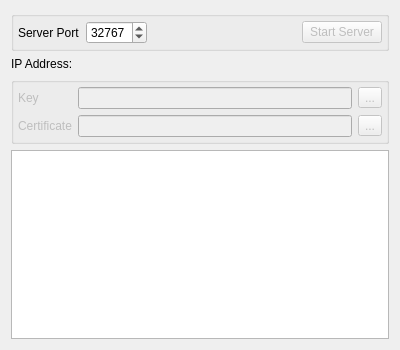
<?xml version="1.0" encoding="UTF-8"?>
<ui version="4.0">
 <class>Server</class>
 <widget class="QMainWindow" name="Server">
  <property name="geometry">
   <rect>
    <x>0</x>
    <y>0</y>
    <width>400</width>
    <height>350</height>
   </rect>
  </property>
  <property name="windowTitle">
   <string>QSsl Chat Server</string>
  </property>
  <widget class="QWidget" name="centralWidget">
   <layout class="QVBoxLayout" name="verticalLayout">
    <item>
     <widget class="QGroupBox" name="serverGroupBox">
      <layout class="QHBoxLayout" name="horizontalLayout">
       <property name="leftMargin">
        <number>4</number>
       </property>
       <property name="topMargin">
        <number>4</number>
       </property>
       <property name="rightMargin">
        <number>4</number>
       </property>
       <property name="bottomMargin">
        <number>4</number>
       </property>
       <item>
        <widget class="QLabel" name="portLabel">
         <property name="text">
          <string>Server Port</string>
         </property>
        </widget>
       </item>
       <item>
        <widget class="QSpinBox" name="portSpinBox">
         <property name="minimum">
          <number>1024</number>
         </property>
         <property name="maximum">
          <number>65535</number>
         </property>
         <property name="value">
          <number>32767</number>
         </property>
        </widget>
       </item>
       <item>
        <spacer name="horizontalSpacer">
         <property name="orientation">
          <enum>Qt::Horizontal</enum>
         </property>
         <property name="sizeHint" stdset="0">
          <size>
           <width>40</width>
           <height>20</height>
          </size>
         </property>
        </spacer>
       </item>
       <item>
        <widget class="QPushButton" name="startStopButton">
         <property name="enabled">
          <bool>false</bool>
         </property>
         <property name="text">
          <string>Start Server</string>
         </property>
        </widget>
       </item>
      </layout>
     </widget>
    </item>
    <item>
     <widget class="QLabel" name="label">
      <property name="text">
       <string>IP Address: </string>
      </property>
     </widget>
    </item>
    <item>
     <widget class="QGroupBox" name="sslFilesGroupBox">
      <property name="enabled">
       <bool>false</bool>
      </property>
      <property name="flat">
       <bool>false</bool>
      </property>
      <layout class="QGridLayout" name="gridLayout">
       <property name="leftMargin">
        <number>4</number>
       </property>
       <property name="topMargin">
        <number>4</number>
       </property>
       <property name="rightMargin">
        <number>4</number>
       </property>
       <property name="bottomMargin">
        <number>4</number>
       </property>
       <item row="0" column="0">
        <widget class="QLabel" name="keyLabel">
         <property name="text">
          <string>Key</string>
         </property>
        </widget>
       </item>
       <item row="1" column="0">
        <widget class="QLabel" name="certificateLabel">
         <property name="text">
          <string>Certificate</string>
         </property>
        </widget>
       </item>
       <item row="0" column="1">
        <widget class="QLineEdit" name="keyLineEdit"/>
       </item>
       <item row="1" column="1">
        <widget class="QLineEdit" name="certificateLineEdit"/>
       </item>
       <item row="0" column="2">
        <widget class="QToolButton" name="keyButton">
         <property name="text">
          <string>...</string>
         </property>
        </widget>
       </item>
       <item row="1" column="2">
        <widget class="QToolButton" name="certificateButton">
         <property name="text">
          <string>...</string>
         </property>
        </widget>
       </item>
      </layout>
     </widget>
    </item>
    <item>
     <widget class="QTextEdit" name="logTextEdit">
      <property name="readOnly">
       <bool>true</bool>
      </property>
     </widget>
    </item>
   </layout>
  </widget>
 </widget>
 <layoutdefault spacing="6" margin="11"/>
 <resources/>
 <connections>
  <connection>
   <sender>startStopButton</sender>
   <signal>clicked()</signal>
   <receiver>Server</receiver>
   <slot>startStopButtonClicked()</slot>
   <hints>
    <hint type="sourcelabel">
     <x>348</x>
     <y>25</y>
    </hint>
    <hint type="destinationlabel">
     <x>199</x>
     <y>149</y>
    </hint>
   </hints>
  </connection>
  <connection>
   <sender>keyButton</sender>
   <signal>clicked()</signal>
   <receiver>Server</receiver>
   <slot>keyButtonClicked()</slot>
   <hints>
    <hint type="sourcelabel">
     <x>373</x>
     <y>62</y>
    </hint>
    <hint type="destinationlabel">
     <x>199</x>
     <y>149</y>
    </hint>
   </hints>
  </connection>
  <connection>
   <sender>certificateButton</sender>
   <signal>clicked()</signal>
   <receiver>Server</receiver>
   <slot>certificateButtonClicked()</slot>
   <hints>
    <hint type="sourcelabel">
     <x>373</x>
     <y>88</y>
    </hint>
    <hint type="destinationlabel">
     <x>199</x>
     <y>149</y>
    </hint>
   </hints>
  </connection>
  <connection>
   <sender>keyLineEdit</sender>
   <signal>textChanged(QString)</signal>
   <receiver>Server</receiver>
   <slot>keyFileChanged(QString)</slot>
   <hints>
    <hint type="sourcelabel">
     <x>212</x>
     <y>62</y>
    </hint>
    <hint type="destinationlabel">
     <x>199</x>
     <y>149</y>
    </hint>
   </hints>
  </connection>
  <connection>
   <sender>certificateLineEdit</sender>
   <signal>textChanged(QString)</signal>
   <receiver>Server</receiver>
   <slot>certificateFileChanged(QString)</slot>
   <hints>
    <hint type="sourcelabel">
     <x>212</x>
     <y>88</y>
    </hint>
    <hint type="destinationlabel">
     <x>199</x>
     <y>149</y>
    </hint>
   </hints>
  </connection>
 </connections>
 <slots>
  <slot>startStopButtonClicked()</slot>
  <slot>keyButtonClicked()</slot>
  <slot>certificateButtonClicked()</slot>
  <slot>keyFileChanged(QString)</slot>
  <slot>certificateFileChanged(QString)</slot>
 </slots>
</ui>
